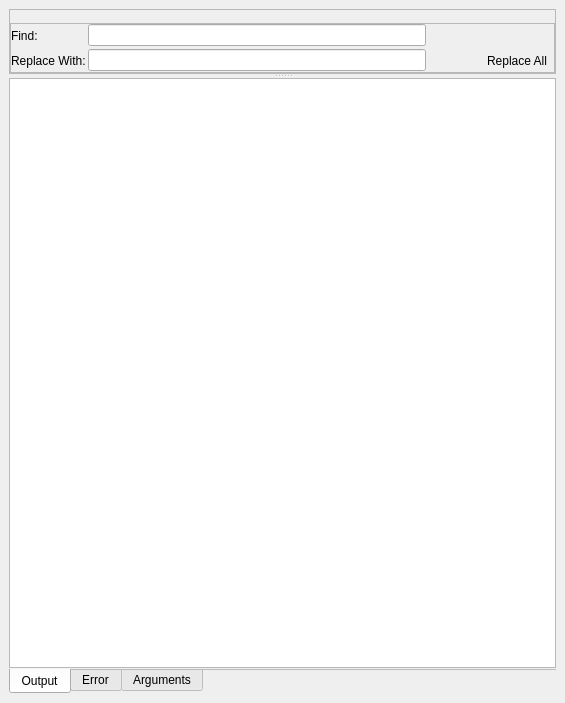
<?xml version="1.0" encoding="UTF-8"?>
<ui version="4.0">
 <class>DocumentWindow</class>
 <widget class="QMainWindow" name="DocumentWindow">
  <property name="geometry">
   <rect>
    <x>0</x>
    <y>0</y>
    <width>565</width>
    <height>703</height>
   </rect>
  </property>
  <property name="windowTitle">
   <string>MainWindow</string>
  </property>
  <widget class="QWidget" name="centralwidget">
   <layout class="QHBoxLayout" name="horizontalLayout_3">
    <item>
     <widget class="QSplitter" name="splitter">
      <property name="orientation">
       <enum>Qt::Vertical</enum>
      </property>
      <widget class="QFrame" name="frame">
       <property name="frameShape">
        <enum>QFrame::StyledPanel</enum>
       </property>
       <property name="frameShadow">
        <enum>QFrame::Raised</enum>
       </property>
       <layout class="QVBoxLayout" name="verticalLayout">
        <property name="spacing">
         <number>2</number>
        </property>
        <property name="margin">
         <number>0</number>
        </property>
        <item>
         <widget class="QLineNumberTextEdit" name="edit">
          <property name="sizePolicy">
           <sizepolicy hsizetype="Preferred" vsizetype="Preferred">
            <horstretch>0</horstretch>
            <verstretch>0</verstretch>
           </sizepolicy>
          </property>
          <property name="frameShape">
           <enum>QFrame::NoFrame</enum>
          </property>
          <property name="frameShadow">
           <enum>QFrame::Raised</enum>
          </property>
         </widget>
        </item>
        <item>
         <widget class="QFrame" name="frameFind">
          <property name="frameShape">
           <enum>QFrame::StyledPanel</enum>
          </property>
          <property name="frameShadow">
           <enum>QFrame::Raised</enum>
          </property>
          <layout class="QVBoxLayout" name="verticalLayout_5">
           <property name="spacing">
            <number>2</number>
           </property>
           <property name="margin">
            <number>0</number>
           </property>
           <item>
            <layout class="QGridLayout" name="gridLayout">
             <property name="sizeConstraint">
              <enum>QLayout::SetMaximumSize</enum>
             </property>
             <item row="0" column="0">
              <widget class="QLabel" name="label_5">
               <property name="text">
                <string>Find:</string>
               </property>
              </widget>
             </item>
             <item row="0" column="1">
              <widget class="QLineEdit" name="txtFind"/>
             </item>
             <item row="0" column="2">
              <widget class="QToolButton" name="cmdFindPrev">
               <property name="text">
                <string/>
               </property>
               <property name="icon">
                <iconset resource="resources.qrc">
                 <normaloff>:/icons/prev.png</normaloff>:/icons/prev.png</iconset>
               </property>
               <property name="autoRaise">
                <bool>true</bool>
               </property>
              </widget>
             </item>
             <item row="0" column="3">
              <widget class="QToolButton" name="cmdFindNext">
               <property name="text">
                <string/>
               </property>
               <property name="icon">
                <iconset resource="resources.qrc">
                 <normaloff>:/icons/next.png</normaloff>:/icons/next.png</iconset>
               </property>
               <property name="autoRaise">
                <bool>true</bool>
               </property>
              </widget>
             </item>
             <item row="1" column="0">
              <widget class="QLabel" name="label_6">
               <property name="text">
                <string>Replace With:</string>
               </property>
              </widget>
             </item>
             <item row="1" column="1">
              <widget class="QLineEdit" name="txtReplace"/>
             </item>
             <item row="1" column="2">
              <widget class="QToolButton" name="cmdReplacePrev">
               <property name="text">
                <string/>
               </property>
               <property name="icon">
                <iconset resource="resources.qrc">
                 <normaloff>:/icons/prev.png</normaloff>:/icons/prev.png</iconset>
               </property>
               <property name="autoRaise">
                <bool>true</bool>
               </property>
              </widget>
             </item>
             <item row="1" column="3">
              <widget class="QToolButton" name="cmdReplaceNext">
               <property name="text">
                <string/>
               </property>
               <property name="icon">
                <iconset resource="resources.qrc">
                 <normaloff>:/icons/next.png</normaloff>:/icons/next.png</iconset>
               </property>
               <property name="autoRaise">
                <bool>true</bool>
               </property>
              </widget>
             </item>
             <item row="1" column="4">
              <widget class="QToolButton" name="cmdReplaceAll">
               <property name="text">
                <string>Replace All</string>
               </property>
               <property name="autoRaise">
                <bool>true</bool>
               </property>
              </widget>
             </item>
             <item row="0" column="4">
              <layout class="QHBoxLayout" name="horizontalLayout_2">
               <property name="spacing">
                <number>0</number>
               </property>
               <item>
                <widget class="QLabel" name="label_7">
                 <property name="text">
                  <string/>
                 </property>
                </widget>
               </item>
               <item>
                <widget class="QToolButton" name="cmdCloseFind">
                 <property name="text">
                  <string/>
                 </property>
                 <property name="icon">
                  <iconset resource="resources.qrc">
                   <normaloff>:/icons/delete.png</normaloff>:/icons/delete.png</iconset>
                 </property>
                 <property name="iconSize">
                  <size>
                   <width>16</width>
                   <height>16</height>
                  </size>
                 </property>
                 <property name="autoRaise">
                  <bool>true</bool>
                 </property>
                </widget>
               </item>
              </layout>
             </item>
            </layout>
           </item>
          </layout>
         </widget>
        </item>
       </layout>
      </widget>
      <widget class="QTabWidget" name="tabWidget">
       <property name="sizePolicy">
        <sizepolicy hsizetype="Expanding" vsizetype="Maximum">
         <horstretch>0</horstretch>
         <verstretch>0</verstretch>
        </sizepolicy>
       </property>
       <property name="tabPosition">
        <enum>QTabWidget::South</enum>
       </property>
       <property name="tabShape">
        <enum>QTabWidget::Rounded</enum>
       </property>
       <property name="currentIndex">
        <number>0</number>
       </property>
       <property name="elideMode">
        <enum>Qt::ElideNone</enum>
       </property>
       <property name="usesScrollButtons">
        <bool>true</bool>
       </property>
       <property name="documentMode">
        <bool>true</bool>
       </property>
       <property name="movable">
        <bool>true</bool>
       </property>
       <widget class="QWidget" name="tabOutput">
        <attribute name="title">
         <string>Output</string>
        </attribute>
        <layout class="QVBoxLayout" name="verticalLayout_3">
         <property name="spacing">
          <number>0</number>
         </property>
         <property name="margin">
          <number>0</number>
         </property>
         <item>
          <widget class="QTextEdit" name="txtOutput">
           <property name="sizePolicy">
            <sizepolicy hsizetype="Expanding" vsizetype="Expanding">
             <horstretch>0</horstretch>
             <verstretch>0</verstretch>
            </sizepolicy>
           </property>
          </widget>
         </item>
        </layout>
       </widget>
       <widget class="QWidget" name="tabError">
        <property name="sizePolicy">
         <sizepolicy hsizetype="Preferred" vsizetype="Maximum">
          <horstretch>0</horstretch>
          <verstretch>0</verstretch>
         </sizepolicy>
        </property>
        <attribute name="title">
         <string>Error</string>
        </attribute>
        <layout class="QVBoxLayout" name="verticalLayout_2">
         <property name="spacing">
          <number>0</number>
         </property>
         <property name="margin">
          <number>0</number>
         </property>
         <item>
          <widget class="QTextEdit" name="txtError"/>
         </item>
        </layout>
       </widget>
       <widget class="QWidget" name="tabArguments">
        <attribute name="title">
         <string>Arguments</string>
        </attribute>
        <layout class="QVBoxLayout" name="verticalLayout_4">
         <item>
          <widget class="QLabel" name="label">
           <property name="text">
            <string>Command Line Arguments:</string>
           </property>
          </widget>
         </item>
         <item>
          <widget class="QLabel" name="label_4">
           <property name="text">
            <string>The following will be evaluated as a Lua expression before the script is run</string>
           </property>
          </widget>
         </item>
         <item>
          <layout class="QHBoxLayout" name="horizontalLayout">
           <item>
            <widget class="QLabel" name="label_2">
             <property name="text">
              <string>arg = {</string>
             </property>
            </widget>
           </item>
           <item>
            <widget class="QLineEdit" name="txtArgs"/>
           </item>
           <item>
            <widget class="QLabel" name="label_3">
             <property name="text">
              <string>}</string>
             </property>
            </widget>
           </item>
          </layout>
         </item>
         <item>
          <spacer name="verticalSpacer">
           <property name="orientation">
            <enum>Qt::Vertical</enum>
           </property>
           <property name="sizeHint" stdset="0">
            <size>
             <width>20</width>
             <height>404</height>
            </size>
           </property>
          </spacer>
         </item>
        </layout>
       </widget>
      </widget>
     </widget>
    </item>
   </layout>
  </widget>
  <widget class="QMenuBar" name="menubar">
   <property name="geometry">
    <rect>
     <x>0</x>
     <y>0</y>
     <width>565</width>
     <height>24</height>
    </rect>
   </property>
  </widget>
 </widget>
 <customwidgets>
  <customwidget>
   <class>QLineNumberTextEdit</class>
   <extends>QFrame</extends>
   <header>QLineNumberTextEdit.h</header>
   <container>1</container>
  </customwidget>
 </customwidgets>
 <tabstops>
  <tabstop>txtFind</tabstop>
  <tabstop>txtReplace</tabstop>
  <tabstop>cmdFindPrev</tabstop>
  <tabstop>cmdFindNext</tabstop>
  <tabstop>cmdReplacePrev</tabstop>
  <tabstop>cmdReplaceNext</tabstop>
  <tabstop>cmdReplaceAll</tabstop>
  <tabstop>tabWidget</tabstop>
  <tabstop>txtOutput</tabstop>
  <tabstop>txtError</tabstop>
  <tabstop>txtArgs</tabstop>
 </tabstops>
 <resources>
  <include location="resources.qrc"/>
 </resources>
 <connections/>
</ui>
